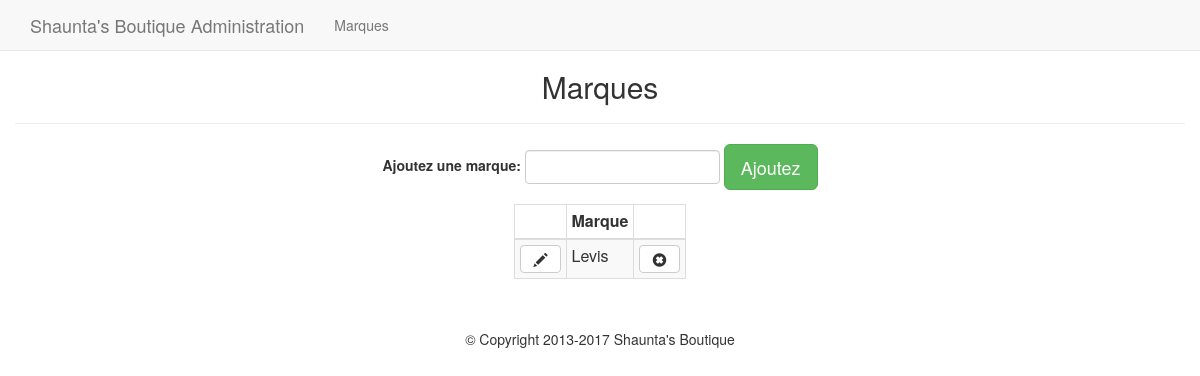
The page /admin/brands.php on the database as committed earlier.
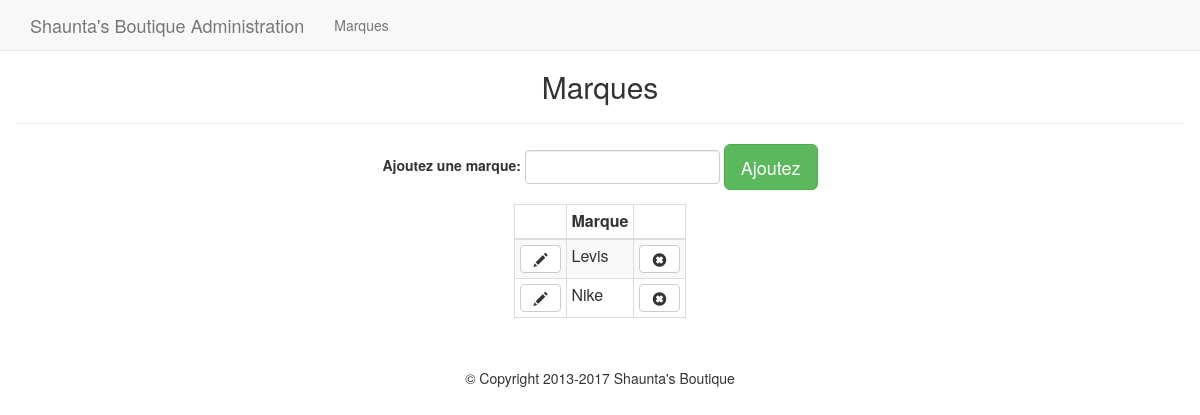
The same page on the database as committed later.
### tables this page shows
CREATE TABLE `brand` (
  `id` int(11) NOT NULL,
  `brand` varchar(255) NOT NULL
);

### admin/brands.php (the view, shortened to what this page needs)
<?php
require_once '../core/init.php';
include 'includes/head.php';
$sql = "SELECT * FROM brand ORDER BY brand";
$result = $db->query($sql);
?>
<!DOCTYPE html>
<html>
<body>
    <?php include_once 'includes/navigation.php'; ?>
    <div class="container-fluid">
        <h2 class="text-center">Marques</h2><hr>
        <div class="text-center">
            <form class="form-inline" action="brands.php" method="POST">
                <div class="form-group">
                    <label for="brand">Ajoutez une marque:</label>
                    <input type="text" name="brand" id="brand" class="form-control" value="<?php if(isset($_POST['brand'])) {echo $_POST['brand'];}?>"/>
                    <input type="submit" name="add_submit" value="Ajoutez" class="btn btn-lg btn-success" />
                </div>
            </form>
        </div>
        <table class="table table-bordered table-striped table-auto table-condensed">
            <thead>
                <tr><th></th><th>Marque</th><th></th></tr>
            </thead>
            <tbody>
                <?php while($brand = $result->fetch_assoc()) :?>
                <tr>
                    <td><a href='brands.php?edit=<?php echo $brand['id']?>' class="btn btn-cs btn-default"><span class='glyphicon glyphicon-pencil'></span></a></td>
                    <td><?php echo $brand['brand']?></td>
                    <td><a href='brands.php?delete=<?php echo $brand['id']?>' class="btn btn-cs btn-default"><span class='glyphicon glyphicon-remove-sign'></span></a></td>
                </tr>
                <?php endwhile; ?>
            </tbody>
        </table>
    </div>
    <?php include '../includes/footer.php' ?>
</body>
</html>

Rows that differ between the two databases and show on the page:
added brand: brand "Nike"
